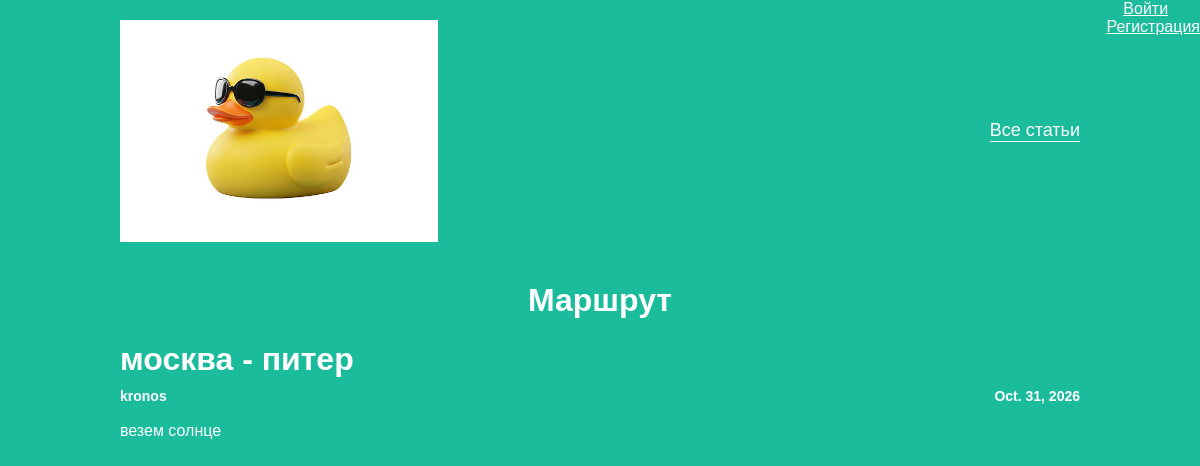
The app's page /article/1/ with its own data.
### articles/models.py (models this page shows, shortened)
class Shipment(models.Model):
    title = models.CharField(max_length=200, verbose_name="Название маршрута")
    author = models.ForeignKey(User, on_delete=models.CASCADE, verbose_name="Оформил")
    text = models.TextField(verbose_name="Детали перевозки")
    created_date = models.DateField(auto_now_add=True)
    class Meta:
        verbose_name = "Перевозка"
        verbose_name_plural = "Перевозки"

### articles/views.py (the view)
# urls.py: path('article/<int:article_id>/', views.get_article, name='get_article'),
def get_article(request, article_id):
    try:
        post = Shipment.objects.get(id=article_id)
        return render(request, 'article.html', {"post": post})
    except Shipment.DoesNotExist:
        raise Http404

### articles/templates/article.html (shortened to what this page needs)
{% load static %}
<!DOCTYPE html>
<html>
<head>
    <link rel="stylesheet" href="{% static 'css/article.css' %}">
</head>
<body class="article">
    <div class="header">
        <img src="{% static 'image.png' %}" alt="duck">
        <a href="{% url 'archive' %}" class="all-posts-link">Все статьи</a>
        <div class="header-flex" style="position: absolute; top: 0; right: 0;">
        {% if user.is_authenticated %}
            <span>Привет, {{ user.username }}!</span>
            <a href="{% url 'create_post' %}" style="color: white; margin-left: 15px;">+ Новая перевозка</a>
            <a href="{% url 'logout' %}" style="color: white; margin-left: 15px;">Выйти</a>
        {% else %}
            <a href="{% url 'login' %}" style="color: white; margin-right: 15px;">Войти</a>
            <a href="{% url 'register' %}" style="color: white;">Регистрация</a>
        {% endif %}
    </div>
    </div>
    <h1>Маршрут</h1>
    <div class="archive">
        <div class="one-post">
            <h2 class="post-title">{{ post.title }}</h2>
            <div class="article-info">
                <div class="article-author">{{ post.author.username }}</div>
                <div class="article-created-date">{{ post.created_date }}</div>
            </div>
            <p class="article-text">{{ post.text }}</p>
        </div>
    </div>
</body>
</html>

### articles/static/css/article.css (style rules this page uses)
body { background: #1abc9c; font-family: Tahoma, Arial, sans-serif; color: #ffffff; margin: 0; padding: 20px; }
.archive { width: 960px; margin-left: auto; margin-right: auto; }
.one-post { margin-bottom: 30px; }
.post-title { font-size: 28px; margin-bottom: 5px; margin-top: 0; }
.article-info { display: flex; justify-content: space-between; font-size: 14px; margin-bottom: 15px; font-weight: bold; }
.article-text { font-size: 16px; line-height: 1.4; }
.article .header { display: flex; justify-content: space-between; align-items: center; margin-bottom: 40px; width: 960px; margin-left: auto; margin-right: auto; }
.article .header img { width: 318px; }
.article h1 { text-align: center; }
.all-posts-link { color: #ffffff; text-decoration: none; font-size: 18px; border-bottom: 1px solid #ffffff; }
.article .post-title { font-size: 32px; margin-bottom: 10px; }
.header-flex { display: flex; justify-content: space-between; align-items: center; flex-direction: column; }

### records on screen
Shipment: title "москва - питер", author.username "kronos", created_date "Oct. 31, 2026", text "везем солнце"
